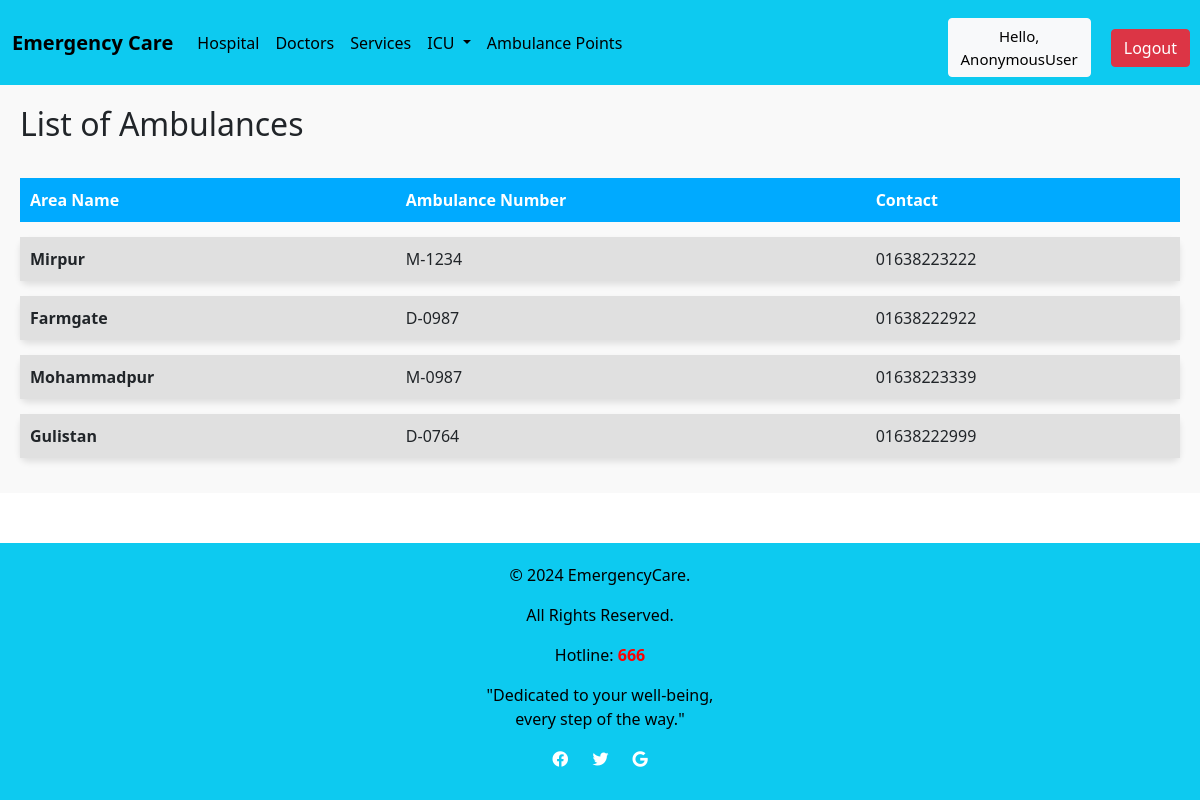
The app's page /Ambulance/ with its own data.
### emergencycare/models.py (models this page shows, shortened)
class Ambulance(models.Model):
    Area_name = models.ForeignKey(Location, on_delete=models.CASCADE)
    A_Number = models.CharField(max_length=200)
    Contact_Number = models.CharField(max_length=15,null=True,blank=True,)

class Location(models.Model):
    Area_name = models.CharField(max_length=200)
    Location_Number = models.IntegerField(blank=True,null=True)
    def __str__(self):
        return self.Area_name

### emergencycare/views.py (the view)
# urls.py: path('Ambulance/',e_views.ambulance,name='Ambulance'),
def ambulance(request):
    ambulance = Ambulance.objects.all()
    context = {
        'ambulance': ambulance,
    }
    return render(request, template_name='Ambulance.html',context=context)

### templates/Ambulance.html (shortened to what this page needs)
{% extends 'Home.html' %}
{% block content %}
{% load static %}
<div style="padding: 20px; background-color: #f9f9f9;">
    <h2 style="margin-bottom: 20px;">List of Ambulances</h2>
    {% if ambulance %}
    <table style="width: 100%; border-collapse: separate; border-spacing: 0 15px;">
        <thead>
            <tr style="background-color: #00aaff; color: white; text-align: left; padding: 10px;">
                <th style="padding: 10px;">Area Name</th>
                <th style="padding: 10px;">Ambulance Number</th>
                <th style="padding: 10px;">Contact</th>
            </tr>
        </thead>
        <tbody>
            {% for a in ambulance %}
            <tr style="background-color: #e0e0e0; box-shadow: 0px 4px 6px rgba(0, 0, 0, 0.1); border-radius: 8px; overflow: hidden;">
                <td style="padding: 10px; font-weight: bold;">{{ a.Area_name }}</td>
                <td style="padding: 10px;">{{ a.A_Number }}</td>
                <td style="padding: 10px;">{{a.Contact_Number}}</td>
            </tr>
            {% endfor %}
        </tbody>
    </table>
    {% else %}
    <p>No ambulances found.</p>
    {% endif %}
</div>
{% endblock %}

### records on screen
Ambulance: Area_name "Mirpur", A_Number "M-1234", Contact_Number "01638223222"
Ambulance: Area_name "Farmgate", A_Number "D-0987", Contact_Number "01638222922"
Ambulance: Area_name "Mohammadpur", A_Number "M-0987", Contact_Number "01638223339"
Ambulance: Area_name "Gulistan", A_Number "D-0764", Contact_Number "01638222999"

### other values on screen
{{ request.user }} "AnonymousUser"
